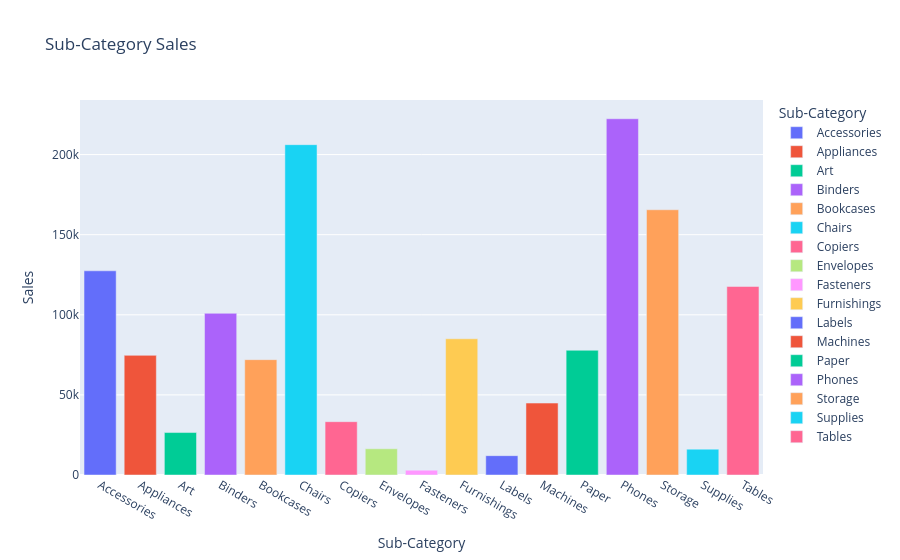

The cell this chart's notebook holds for it:
### Code cell
# =========================================================
# SUB-CATEGORY SALES
# =========================================================

subcat_sales = df.groupby(
    'Sub-Category'
)['Sales'].sum().reset_index()

fig = px.bar(
    subcat_sales,
    x='Sub-Category',
    y='Sales',
    color='Sub-Category',
    title='Sub-Category Sales'
)

fig.show()

### Figure 1 — Plotly figure (JSON) as saved in the notebook; plotly's stock layout.template omitted (floating-point values rounded to 4 significant figures)
{"data": [{"hovertemplate": "Sub-Category=%{x}<br>Sales=%{y}<extra></extra>", "legendgroup": "Accessories", "marker": {"color": "#636efa", "pattern": {"shape": ""}}, "name": "Accessories", "orientation": "v", "showlegend": true, "textposition": "auto", "type": "bar", "x": ["Accessories"], "xaxis": "x", "y": [127500.0], "yaxis": "y"}, {"hovertemplate": "Sub-Category=%{x}<br>Sales=%{y}<extra></extra>", "legendgroup": "Appliances", "marker": {"color": "#EF553B", "pattern": {"shape": ""}}, "name": "Appliances", "orientation": "v", "showlegend": true, "textposition": "auto", "type": "bar", "x": ["Appliances"], "xaxis": "x", "y": [74670.0], "yaxis": "y"}, {"hovertemplate": "Sub-Category=%{x}<br>Sales=%{y}<extra></extra>", "legendgroup": "Art", "marker": {"color": "#00cc96", "pattern": {"shape": ""}}, "name": "Art", "orientation": "v", "showlegend": true, "textposition": "auto", "type": "bar", "x": ["Art"], "xaxis": "x", "y": [26500.0], "yaxis": "y"}, {"hovertemplate": "Sub-Category=%{x}<br>Sales=%{y}<extra></extra>", "legendgroup": "Binders", "marker": {"color": "#ab63fa", "pattern": {"shape": ""}}, "name": "Binders", "orientation": "v", "showlegend": true, "textposition": "auto", "type": "bar", "x": ["Binders"], "xaxis": "x", "y": [100900.0], "yaxis": "y"}, {"hovertemplate": "Sub-Category=%{x}<br>Sales=%{y}<extra></extra>", "legendgroup": "Bookcases", "marker": {"color": "#FFA15A", "pattern": {"shape": ""}}, "name": "Bookcases", "orientation": "v", "showlegend": true, "textposition": "auto", "type": "bar", "x": ["Bookcases"], "xaxis": "x", "y": [71990.0], "yaxis": "y"}, {"hovertemplate": "Sub-Category=%{x}<br>Sales=%{y}<extra></extra>", "legendgroup": "Chairs", "marker": {"color": "#19d3f3", "pattern": {"shape": ""}}, "name": "Chairs", "orientation": "v", "showlegend": true, "textposition": "auto", "type": "bar", "x": ["Chairs"], "xaxis": "x", "y": [206200.0], "yaxis": "y"}, {"hovertemplate": "Sub-Category=%{x}<br>Sales=%{y}<extra></extra>", "legendgroup": "Copiers", "marker": {"color": "#FF6692", "pattern": {"shape": ""}}, "name": "Copiers", "orientation": "v", "showlegend": true, "textposition": "auto", "type": "bar", "x": ["Copiers"], "xaxis": "x", "y": [33280.0], "yaxis": "y"}, {"hovertemplate": "Sub-Category=%{x}<br>Sales=%{y}<extra></extra>", "legendgroup": "Envelopes", "marker": {"color": "#B6E880", "pattern": {"shape": ""}}, "name": "Envelopes", "orientation": "v", "showlegend": true, "textposition": "auto", "type": "bar", "x": ["Envelopes"], "xaxis": "x", "y": [16370.0], "yaxis": "y"}, {"hovertemplate": "Sub-Category=%{x}<br>Sales=%{y}<extra></extra>", "legendgroup": "Fasteners", "marker": {"color": "#FF97FF", "pattern": {"shape": ""}}, "name": "Fasteners", "orientation": "v", "showlegend": true, "textposition": "auto", "type": "bar", "x": ["Fasteners"], "xaxis": "x", "y": [3024.0], "yaxis": "y"}, {"hovertemplate": "Sub-Category=%{x}<br>Sales=%{y}<extra></extra>", "legendgroup": "Furnishings", "marker": {"color": "#FECB52", "pattern": {"shape": ""}}, "name": "Furnishings", "orientation": "v", "showlegend": true, "textposition": "auto", "type": "bar", "x": ["Furnishings"], "xaxis": "x", "y": [85030.0], "yaxis": "y"}, {"hovertemplate": "Sub-Category=%{x}<br>Sales=%{y}<extra></extra>", "legendgroup": "Labels", "marker": {"color": "#636efa", "pattern": {"shape": ""}}, "name": "Labels", "orientation": "v", "showlegend": true, "textposition": "auto", "type": "bar", "x": ["Labels"], "xaxis": "x", "y": [12070.0], "yaxis": "y"}, {"hovertemplate": "Sub-Category=%{x}<br>Sales=%{y}<extra></extra>", "legendgroup": "Machines", "marker": {"color": "#EF553B", "pattern": {"shape": ""}}, "name": "Machines", "orientation": "v", "showlegend": true, "textposition": "auto", "type": "bar", "x": ["Machines"], "xaxis": "x", "y": [44900.0], "yaxis": "y"}, {"hovertemplate": "Sub-Category=%{x}<br>Sales=%{y}<extra></extra>", "legendgroup": "Paper", "marker": {"color": "#00cc96", "pattern": {"shape": ""}}, "name": "Paper", "orientation": "v", "showlegend": true, "textposition": "auto", "type": "bar", "x": ["Paper"], "xaxis": "x", "y": [77850.0], "yaxis": "y"}, {"hovertemplate": "Sub-Category=%{x}<br>Sales=%{y}<extra></extra>", "legendgroup": "Phones", "marker": {"color": "#ab63fa", "pattern": {"shape": ""}}, "name": "Phones", "orientation": "v", "showlegend": true, "textposition": "auto", "type": "bar", "x": ["Phones"], "xaxis": "x", "y": [222400.0], "yaxis": "y"}, {"hovertemplate": "Sub-Category=%{x}<br>Sales=%{y}<extra></extra>", "legendgroup": "Storage", "marker": {"color": "#FFA15A", "pattern": {"shape": ""}}, "name": "Storage", "orientation": "v", "showlegend": true, "textposition": "auto", "type": "bar", "x": ["Storage"], "xaxis": "x", "y": [165600.0], "yaxis": "y"}, {"hovertemplate": "Sub-Category=%{x}<br>Sales=%{y}<extra></extra>", "legendgroup": "Supplies", "marker": {"color": "#19d3f3", "pattern": {"shape": ""}}, "name": "Supplies", "orientation": "v", "showlegend": true, "textposition": "auto", "type": "bar", "x": ["Supplies"], "xaxis": "x", "y": [16130.0], "yaxis": "y"}, {"hovertemplate": "Sub-Category=%{x}<br>Sales=%{y}<extra></extra>", "legendgroup": "Tables", "marker": {"color": "#FF6692", "pattern": {"shape": ""}}, "name": "Tables", "orientation": "v", "showlegend": true, "textposition": "auto", "type": "bar", "x": ["Tables"], "xaxis": "x", "y": [117700.0], "yaxis": "y"}], "layout": {"barmode": "relative", "legend": {"title": {"text": "Sub-Category"}, "tracegroupgap": 0}, "title": {"text": "Sub-Category Sales"}, "xaxis": {"anchor": "y", "categoryarray": ["Accessories", "Appliances", "Art", "Binders", "Bookcases", "Chairs", "Copiers", "Envelopes", "Fasteners", "Furnishings", "Labels", "Machines", "Paper", "Phones", "Storage", "Supplies", "Tables"], "categoryorder": "array", "domain": [0, 1], "title": {"text": "Sub-Category"}}, "yaxis": {"anchor": "x", "domain": [0, 1], "title": {"text": "Sales"}}}}
